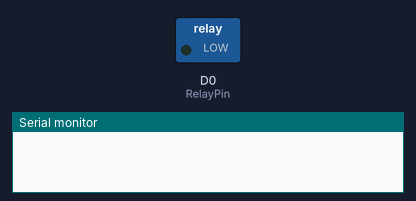
This sketch was run on a simulated ESP8266 (NodeMCU). Shown: switched loads named in the sketch (green lamp = pin HIGH), the last lines printed to the serial monitor.

Above: at 1.5 s.
At 6.0 s:
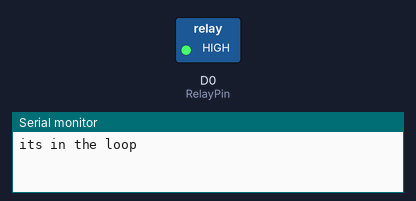
Timing chart, 0 to 11.7 s (numbered marks = the images above):
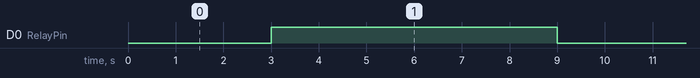

The sketch:

relaay.ino
```cpp
int RelayPin = D0;

void setup() {
  Serial.begin(115200);
  // Set RelayPin as an output pin
  pinMode(RelayPin, OUTPUT);
}

void loop() {
  // Let's turn on the relay...
  digitalWrite(RelayPin, LOW);
  delay(3000);
  Serial.println("its in the loop");
  // Let's turn off the relay...
  digitalWrite(RelayPin, HIGH);
  delay(6000);
}
```

Measured:
- by itself, D0 (RelayPin): alternates HIGH for 6.0 s and LOW for 3.0 s
